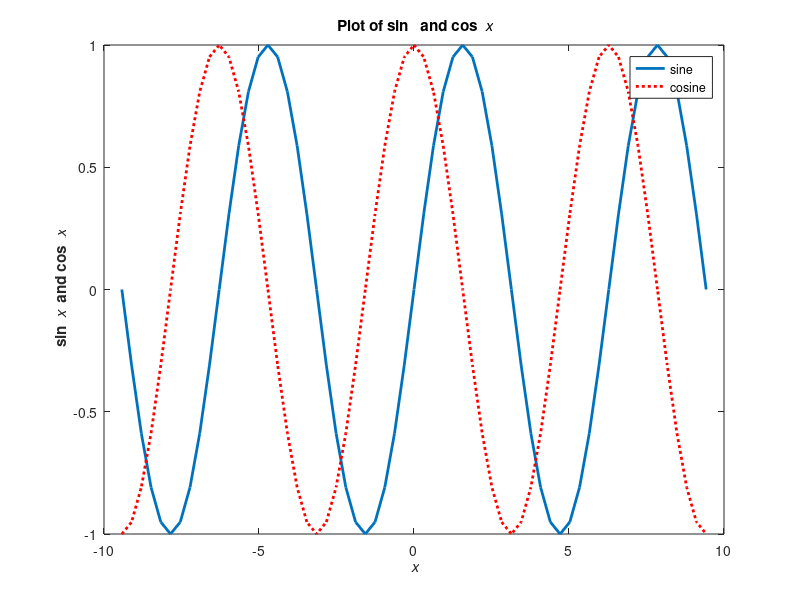

Recreate this plot in MATLAB.
% Script file: select_object.m
%
%Purpose:
% This program illustrates the use of waitforbuttonpress and gco to select
% graphics objects. It creates a plot of sin(x) and cos(x), and then allows
% a uesr to select any object and examine its properties. The program
% terminates when a key press occurs.
%
%
%Record of revisions:
%Date           Programmer          Description of change
%=====          ==============      ===========================
%24-May-2018                        Original
% 
%Define variables:
%details    --Object details
% H1        --Handle of sine line
% H2        --Handle of cosine line
% Handle    --Handle of current object
% k         --result of waitforbuttonpress
% type      --Object type
% x         --Independent variable
% y1        --sin(x)
% y2        --cos(x)
% yn        --Yes/No
% Calculate sin(x) and cos(x)
x = -3*pi:pi/10:3*pi;
y1 = sin(x);
y2 = cos(x);
% Plot the functions.
H1 = plot(x,y1);
set(H1, 'LineWidth', 2);
hold on;
H2=plot(x,y2);
set(H2,'LineWidth',2,'LineStyle',':','Color','r');
title('\bf Plot of sin \it \rm\bf and cos \it x');
xlabel('\bf\it x');
ylabel('\bf sin \it x \rm\bf and cos \it x');
legend('sine','cosine');
hold off;
% Now set up a loop and wait for a mouse click.
k = waitforbuttonpress;
while k == 0
    % Get the handle of the project
    Handle = gco;
    % Get the type of this project
    type = get(Handle,'Type');
    % Display object type
    disp(('Object type = ')+ type + ('.'));
    % Do we display the details?
    yn = input('Do you want to display details?(y/n)','s');
    if yn == 'y'
        details = get(Handle);
        disp(details);
    end
    % Check for another mouse click
    k = waitforbuttonpress;
end

%Click on the object in the image to see the type
